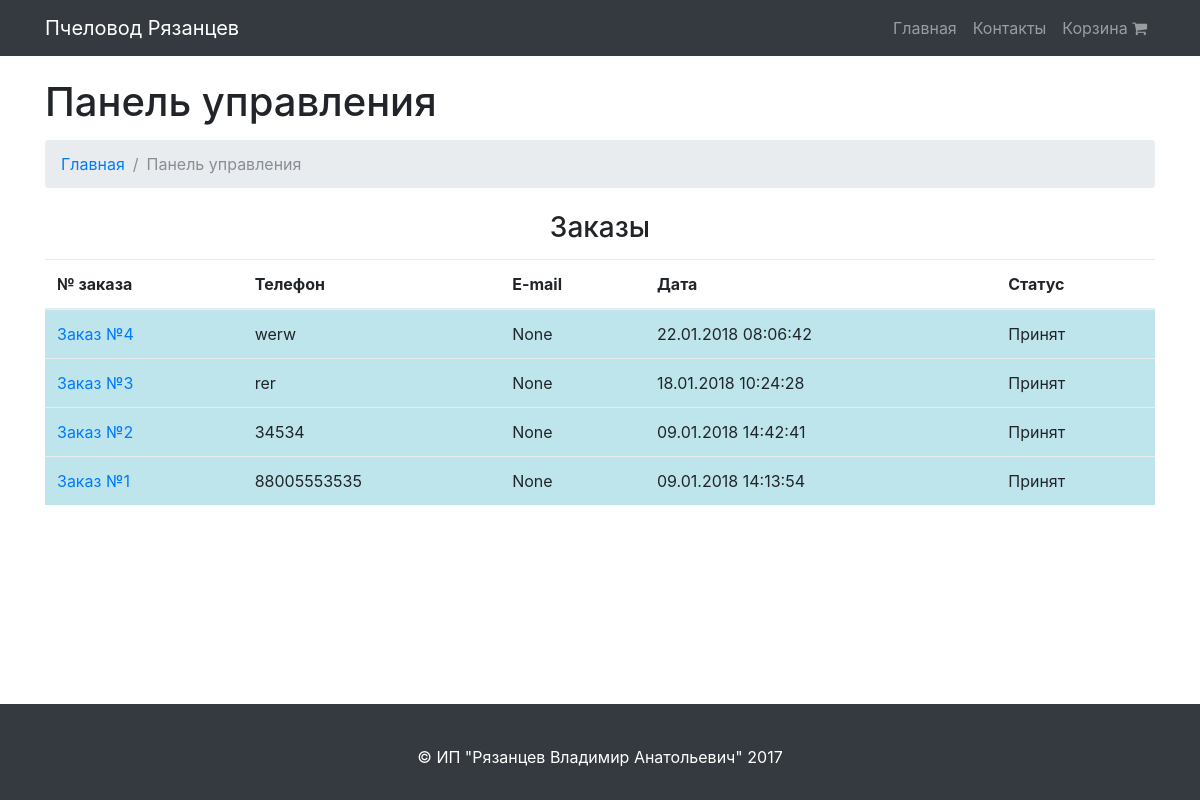
Before: /control/ with the older database file.
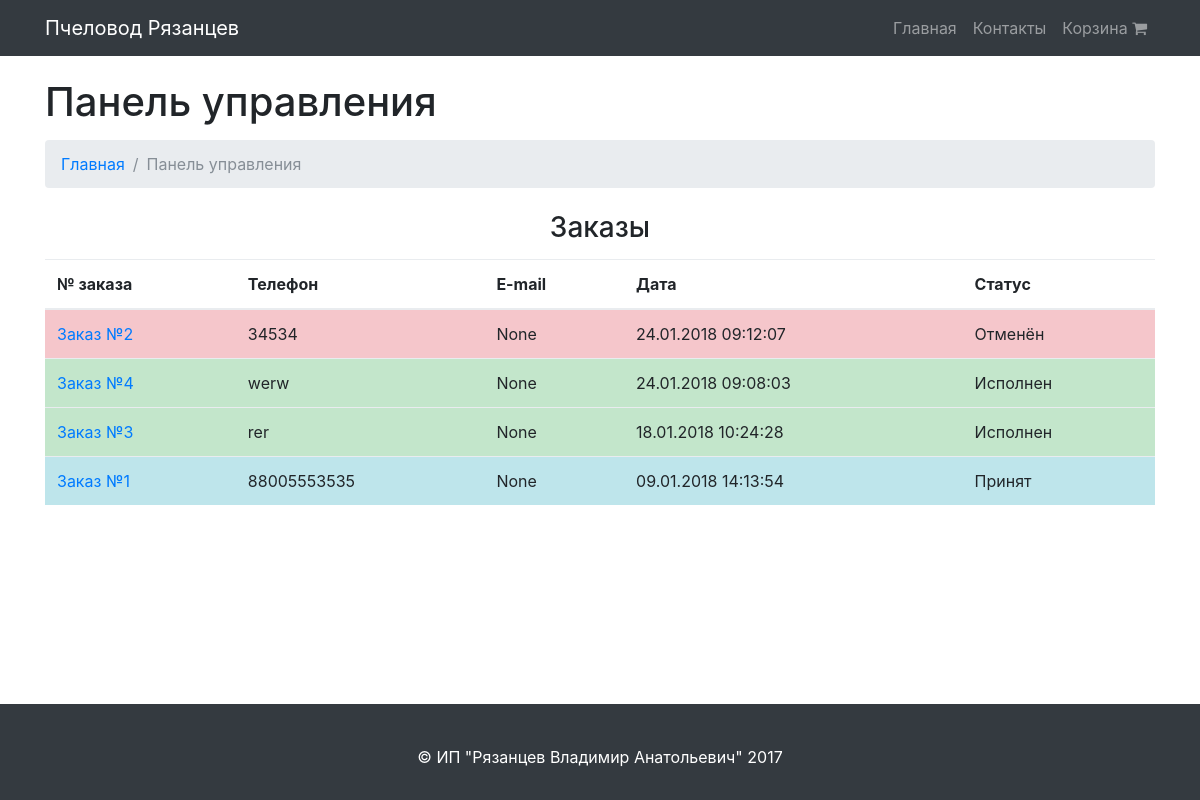
After: the same page with the newer database file.
### store/models.py (models this page shows, shortened)
class Order(models.Model):
    accepted = 'Принят'
    execution = 'Исполнение'
    executed = 'Исполнен'
    canceled = 'Отменён'
    status_classifier = (
        (accepted, 'Принят'),
        (execution, 'Исполнение'),
        (executed, 'Исполнен'),
        (canceled, 'Отменён'),
    )
    email = models.EmailField(blank=True, null=True)
    phone = models.CharField(max_length=20)
    date = models.DateTimeField(default=timezone.now)
    status = models.CharField(max_length=10, choices=status_classifier, default=accepted)

### control_panel/views.py (the view)
# urls.py: url(r'^control/$', views.control, name='control'),
def control(request):
    order_list = Order.objects.all().order_by('-date')
    return render(
        request,
        "control_panel/control_panel.html",
        {
            "order_list": order_list
        }
    )

### templates/control_panel/control_panel.html (shortened to what this page needs)
{% extends "base.html" %}
{% load poll_extras %}
{% block content %}
    <div class="container">
        <h1 class="mt-4 mb-3">Панель управления</h1>
        <ol class="breadcrumb">
            <li class="breadcrumb-item">
                <a href="{% url "index" %}">Главная</a>
            </li>
            <li class="breadcrumb-item active">Панель управления</li>
        </ol>
        <div class="text-center">
            <h3 class="mt-4 mb-3">Заказы</h3>
        </div>
        <table class="table table-hover">
            <thead>
            <tr>
                <th>№ заказа</th>
                <th>Телефон</th>
                <th>E-mail</th>
                <th>Дата</th>
                <th>Статус</th>
            </tr>
            </thead>
            <tbody>
            {% for item in order_list %}
                    <tr class="{% if item.status == 'Принят' %}table-info{% elif item.status == 'Исполнение' %}table-primary{% elif item.status == 'Исполнен' %}table-success{% elif item.status == 'Отменён' %}table-danger{% endif %}">
                        <td><a href="{% url "control_order" id=item.id %}">Заказ №{{ item.id }}</a></td>
                        <td>{{ item.phone }}</td>
                        <td>{{ item.email }}</td>
                        <td>{{ item.date|date:"d.m.Y H:i:s" }}</td>
                        <td>{{ item.status }}</td>
                    </tr>
            {% endfor %}
            </tbody>
        </table>
    </div>
{% endblock %}

### templates/base.html (shortened to what this page needs)
{% load staticfiles %}
<!DOCTYPE html>
<html lang="en">
<head>
    <link href="{% static "css/bootstrap.min.css" %}" rel="stylesheet">
    <link href="{% static "css/modern-business.css" %}" rel="stylesheet">
    <link href="{% static "css/font-awesome.min.css" %}" rel="stylesheet">
    <link href="{% static "css/style.css" %}" rel="stylesheet">
</head>
<body>
<nav class="navbar fixed-top navbar-expand-lg navbar-dark bg-dark fixed-top">
    <div class="container">
        <a class="navbar-brand" href="/">Пчеловод Рязанцев</a>
        <div class="collapse navbar-collapse" id="navbarResponsive">
            <ul class="navbar-nav ml-auto">
                <li class="nav-item">
                    <a class="nav-link" href="/">Главная</a>
                </li>
                <li class="nav-item">
                    <a class="nav-link" href="{% url "contacts" %}">Контакты</a>
                </li>
                <li class="nav-item">
                    <a class="nav-link" href="{% url "cart" %}">
                        Корзина <i class="fa fa-shopping-cart" aria-hidden="true"></i>
                    </a>
                </li>
            </ul>
        </div>
    </div>
</nav>
{% block content %}{% endblock content %}
<footer class="footer py-5 bg-dark">
    <div class="container">
        <p class="m-0 text-center text-white">&copy; ИП "Рязанцев Владимир Анатольевич" 2017</p>
    </div>
</footer>
</body>
</html>

### static/css/modern-business.css (style rules this page uses)
body { padding-top: 54px; }
@media (min-width: 992px) { body { padding-top: 56px; } }

### static/css/style.css (style rules this page uses)
html { position: relative; min-height: 100%; }
body { margin-bottom: 100px; }
.footer { position: absolute; bottom: 0; width: 100%; height: 10px; line-height: 10px; background-color: #f5f5f5; }

Changed rows visible on the page:
changed Order id 2: date "09.01.2018 14:42:41" → "24.01.2018 09:12:07"; status "Принят" → "Отменён"; moves up the list
changed Order "werw": date "22.01.2018 08:06:42" → "24.01.2018 09:08:03"; status "Принят" → "Исполнен"
changed Order "rer": status "Принят" → "Исполнен"
